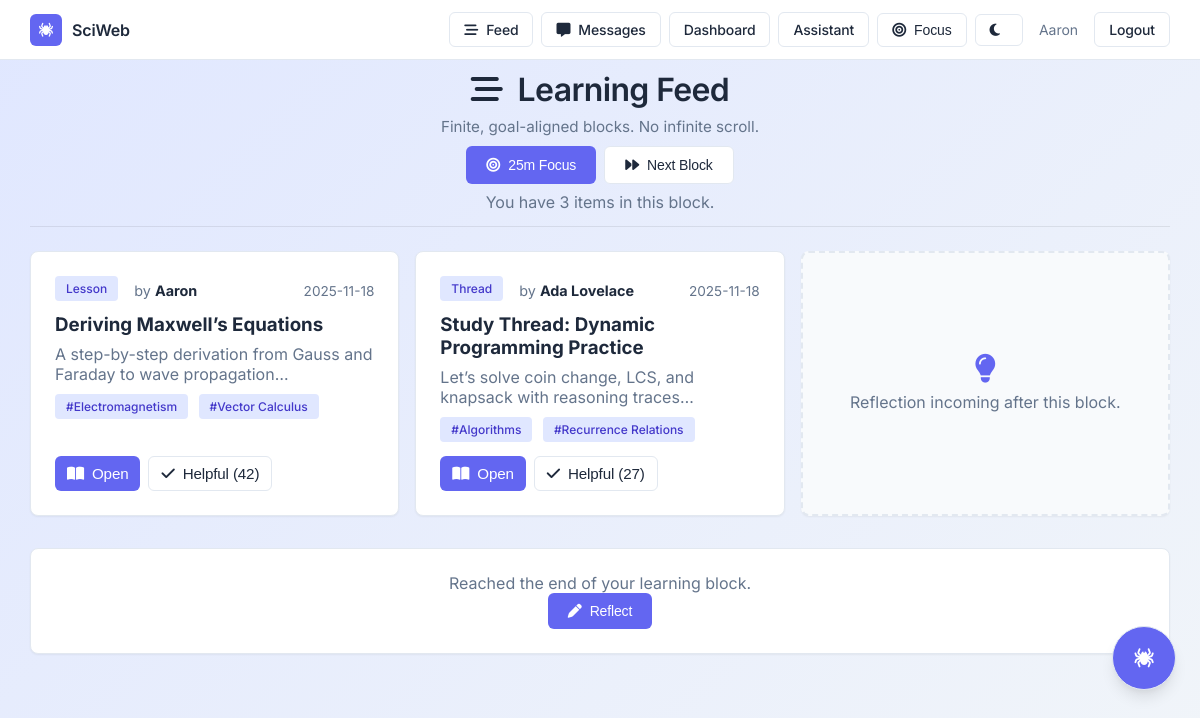
Page /feed (signed in) on the committed database.
### models.py (models this page shows, shortened)
class User(db.Model, UserMixin):
    __tablename__ = 'users'
    id = db.Column(db.Integer, primary_key=True)
    email = db.Column(db.String(255), unique=True, nullable=False)
    password_hash = db.Column(db.String(255), nullable=False)
    display_name = db.Column(db.String(120), nullable=False)
    created_at = db.Column(db.DateTime, default=datetime.utcnow, nullable=False)
    xp = db.Column(db.Integer, default=0, nullable=False)
    level = db.Column(db.Integer, default=1, nullable=False)
    streak_days = db.Column(db.Integer, default=0, nullable=False)
    last_activity_date = db.Column(db.Date, nullable=True)
    achievements = db.Column(db.JSON, default=list, nullable=True)  # List of achievement IDs
    projects = db.relationship('Project', backref='owner', lazy=True)

### app.py (the view)
@app.route('/feed')
@login_required
def feed():
    items = [
        {
            'id': 1,
            'author': current_user.display_name or current_user.email,
            'title': 'Deriving Maxwell’s Equations',
            'concepts': ['Electromagnetism', 'Vector Calculus'],
            'type': 'lesson',
            'helpfulness': 42,
            'preview': 'A step-by-step derivation from Gauss and Faraday to wave propagation…',
            'created': datetime.now().strftime('%Y-%m-%d')
        },
        {
            'id': 2,
            'author': 'Ada Lovelace',
            'title': 'Study Thread: Dynamic Programming Practice',
            'concepts': ['Algorithms', 'Recurrence Relations'],
            'type': 'thread',
            'helpfulness': 27,
            'preview': 'Let’s solve coin change, LCS, and knapsack with reasoning traces…',
            'created': datetime.now().strftime('%Y-%m-%d')
        },
    ]
    return render_template('feed.html', items=items)

### app.py (called while the page is built)
@login_manager.user_loader
def load_user(user_id):
    return db.session.get(User, int(user_id))

@app.context_processor
def inject_provider_status():
    return { 'PROVIDER_READY': bool(os.environ.get('OPENAI_API_KEY')) }

### templates/feed.html (shortened to what this page needs)
{% extends "base.html" %}
{% block content %}
<div class="page-header">
    <h1 class="page-title"><i class="fas fa-stream icon"></i> Learning Feed</h1>
    <p class="page-subtitle">Finite, goal-aligned blocks. No infinite scroll.</p>
    <div style="margin-top:10px; display:flex; gap:8px; justify-content:center; flex-wrap:wrap;">
        <button class="btn" onclick="window.SciwebFocus && SciwebFocus.start(25, 'Consume one learning block')"><i class="fas fa-bullseye icon"></i> 25m Focus</button>
        <button class="btn btn-secondary" id="nextBlockBtn"><i class="fas fa-forward icon"></i> Next Block</button>
    </div>
    <p style="color: var(--text-secondary); margin-top:8px;">You have 3 items in this block.</p>
    <hr style="margin:14px 0; border:0; height:1px; background: rgba(0,0,0,0.08);">
</div>
<div class="grid grid-2" id="feedBlock">
    {% for it in items %}
    <div class="card" style="display:flex; flex-direction:column;">
        <div style="display:flex; align-items:center; justify-content:space-between; margin-bottom:8px;">
            <div style="display:flex; align-items:center; gap:10px;">
                <span class="badge">{{ it.type|capitalize }}</span>
                <span style="color: var(--text-secondary); font-size:.9rem;">by <strong style="color: var(--text-primary);">{{ it.author }}</strong></span>
            </div>
            <span style="color: var(--text-secondary); font-size:.85rem;">{{ it.created }}</span>
        </div>
        <h3 style="color: var(--text-primary); margin-bottom:8px;">{{ it.title }}</h3>
        <p style="color: var(--text-secondary);">{{ it.preview }}</p>
        <div style="margin:10px 0;">
            {% for c in it.concepts %}
            <span class="badge" style="background: var(--accent-light); color: var(--accent-dark);">#{{ c }}</span>
            {% endfor %}
        </div>
        <div style="display:flex; gap:8px; margin-top:auto;">
            <button class="btn open-item" data-title="{{ it.title }}" data-preview="{{ it.preview }}" style="padding:8px 12px; font-size:.95rem;"><i class="fas fa-book-open icon"></i> Open</button>
            <button class="btn btn-secondary helpful-item" data-helpfulness="{{ it.helpfulness }}" style="padding:8px 12px; font-size:.95rem;"><i class="fas fa-check icon"></i> Helpful ({{ it.helpfulness }})</button>
        </div>
    </div>
    {% endfor %}
    <div class="card" style="display:flex; flex-direction:column; justify-content:center; align-items:center; min-height:180px; background: var(--surface-hover); border: 2px dashed var(--border);">
        <i class="fas fa-lightbulb" style="color:var(--accent); font-size:1.8rem;"></i>
        <p style="margin-top:8px; color: var(--text-secondary);">Reflection incoming after this block.</p>
    </div>
</div>
<div class="card" style="margin-top:16px; text-align:center;">
    <p style="color: var(--text-secondary);">Reached the end of your learning block.</p>
    <button class="btn" id="reflectBtn"><i class="fas fa-pen icon"></i> Reflect</button>
</div>
{% endblock %}

### templates/base.html (shortened to what this page needs)
<!DOCTYPE html>
<html lang="en">
<head>
    <link href="https://cdnjs.cloudflare.com/ajax/libs/font-awesome/6.4.0/css/all.min.css" rel="stylesheet">
    <link rel="stylesheet" href="{{ url_for('static', filename='css/design.css') }}">
</head>
<body>
    <header id="glassHeader" style="position: fixed; top: 0; left: 0; right: 0; z-index: 1200; background: var(--surface); border-bottom: 1px solid var(--border);">
        <div style="max-width:1180px; margin: 0 auto; padding: 12px 20px; display:flex; align-items:center; justify-content:space-between;">
            <a href="{{ url_for('dashboard') }}" style="display:flex; align-items:center; gap:10px; text-decoration:none;">
                <span style="width: 32px; height: 32px; border-radius:6px; display:inline-flex; align-items:center; justify-content:center; background: var(--accent);">
                    <i class="fas fa-spider" style="color: white; font-size: 0.875rem;"></i>
                </span>
                <span style="font-weight:600; color: var(--text-primary); font-size: 1rem; letter-spacing: -0.01em;">SciWeb</span>
            </a>
            <nav style="display:flex; gap:8px; align-items:center;">
                <a href="{{ url_for('feed') }}" class="btn btn-secondary" style="padding:8px 14px; font-size: 0.875rem;"><i class="fas fa-stream icon"></i> Feed</a>
                <a href="{{ url_for('messages') }}" class="btn btn-secondary" style="padding:8px 14px; font-size: 0.875rem;"><i class="fas fa-message icon"></i> Messages</a>
                <a href="{{ url_for('dashboard') }}" class="btn btn-secondary" style="padding:8px 14px; font-size: 0.875rem;">Dashboard</a>
                <a href="{{ url_for('assistant_hub') }}" class="btn btn-secondary" style="padding:8px 14px; font-size: 0.875rem;">Assistant</a>
                <button id="focusToggle" class="btn btn-secondary" style="padding:8px 14px; font-size:0.875rem;" type="button"><i class="fas fa-bullseye icon"></i> Focus</button>
                <button id="themeToggle" class="btn btn-secondary" style="padding:8px 14px; font-size:0.875rem;" type="button"><i class="fas fa-moon icon"></i></button>
                {% if current_user.is_authenticated %}
                <span style="color: var(--text-secondary); font-size:0.875rem; margin:0 8px;">{{ current_user.display_name or current_user.email }}</span>
                <a href="{{ url_for('logout') }}" class="btn btn-secondary" style="padding:8px 14px; font-size: 0.875rem;">Logout</a>
                {% else %}
                <a href="{{ url_for('login') }}" class="btn btn-secondary" style="padding:8px 14px; font-size: 0.875rem;">Login</a>
                <a href="{{ url_for('register') }}" class="btn" style="padding:8px 14px; font-size: 0.875rem;">Sign Up</a>
                {% endif %}
            </nav>
        </div>
    </header>
    <div class="container" id="pageContent" style="padding-top: 70px; position: relative; z-index: 2;">
        {% block content %}{% endblock %}
    </div>
    <div id="spiderAgent" style="position: fixed; right: 24px; bottom: 110px; z-index: 1900; display: none;">
        <div id="spiderFab" title="SciWeb Guide" style="width:64px; height:64px; border-radius:50%; display:flex; align-items:center; justify-content:center; box-shadow: var(--shadow-lg); cursor: grab; background: var(--accent); border: 1px solid var(--border);">
            <i class="fas fa-spider" style="font-size: 1.2rem; color: white;"></i>
        </div>
    </div>
</body>
</html>

### static/css/design.css (style rules this page uses)
:root { --bg-primary: #f8fafc; --bg-secondary: #ffffff; --bg-gradient-start: #e0e7ff; --bg-gradient-end: #f1f5f9; --accent: #6366f1; --accent-hover: #4f46e5; --accent-light: #e0e7ff; --accent-dark: #4338ca; --text-primary: #1e293b; --text-secondary: #64748b; --text-muted: #94a3b8; --border: #e2e8f0; --border-light: #f1f5f9; --surface: #ffffff; --surface-hover: #f8fafc; --input-bg: #ffffff; --input-border: #e2e8f0; --shadow-sm: 0 1px 2px 0 rgba(0, 0, 0, 0.05); --shadow-md: 0 4px 6px -1px rgba(0, 0, 0, 0.1), 0 2px 4px -1px rgba(0, 0, 0, 0.06); --shadow-lg: 0 10px 15px -3px rgba(0, 0, 0, 0.1), 0 4px 6px -2px rgba(0, 0, 0, 0.05); }

### templates/base.html (style rules this page uses)
:root { --bg-primary: #f8fafc; --bg-secondary: #ffffff; --bg-gradient-start: #e0e7ff; --bg-gradient-end: #f1f5f9; --accent: #6366f1; --accent-hover: #4f46e5; --accent-light: #e0e7ff; --accent-dark: #4338ca; --text-primary: #1e293b; --text-secondary: #64748b; --text-muted: #94a3b8; --border: #e2e8f0; --border-light: #f1f5f9; --surface: #ffffff; --surface-hover: #f8fafc; --input-bg: #ffffff; --input-border: #e2e8f0; --shadow-sm: 0 1px 2px 0 rgba(0, 0, 0, 0.05); --shadow-md: 0 4px 6px -1px rgba(0, 0, 0, 0.1), 0 2px 4px -1px rgba(0, 0, 0, 0.06); --shadow-lg: 0 10px 15px -3px rgba(0, 0, 0, 0.1), 0 4px 6px -2px rgba(0, 0, 0, 0.05); }
* { margin: 0; padding: 0; box-sizing: border-box; }
html, body { height: 100%; }
body { font-family: 'Inter', -apple-system, BlinkMacSystemFont, 'Segoe UI', 'Roboto', 'Oxygen', 'Ubuntu', 'Cantarell', sans-serif; background: linear-gradient(135deg, var(--bg-gradient-start) 0%, var(--bg-gradient-end) 100%); background-attachment: fixed; min-height: 100vh; color: var(--text-primary) !important; font-weight: 400; -webkit-font-smoothing: antialiased; -moz-osx-font-smoothing: grayscale; transition: background 0.3s ease, color 0.3s ease; }
body, .container { color: var(--text-primary); }
h1, h2, h3, h4, h5, h6, .page-title { color: var(--text-primary) !important; }
p, span, div, label, .page-subtitle { color: var(--text-primary); }
a:not(.btn):not(.back-btn) { color: var(--accent); }
.container { max-width: 1180px; margin: 0 auto; padding: 18px 20px 20px; animation: fadeInScale 0.6s ease-out; }
.page-header { text-align: center; margin-bottom: 24px; }
.page-title { color: var(--text-primary); font-size: 2rem; font-weight: 600; margin-bottom: 8px; letter-spacing: -0.02em; animation: fadeInUp 0.5s ease-out; }
.page-subtitle { color: var(--text-secondary) !important; font-size: 0.95rem; font-weight: 400; animation: fadeInUp 0.5s ease-out 0.1s both; }
.card { background: var(--surface); border-radius: 8px; padding: 24px; margin-bottom: 16px; box-shadow: var(--shadow-sm); border: 1px solid var(--border); transition: all 0.2s ease; }
.btn { display: inline-flex; align-items: center; justify-content: center; padding: 10px 20px; background: var(--accent); color: white !important; text-decoration: none; border-radius: 6px; font-weight: 500; font-size: 0.875rem; transition: all 0.15s ease; border: none; cursor: pointer; letter-spacing: -0.01em; }
.btn-secondary { background: var(--surface); color: var(--text-primary) !important; border: 1px solid var(--border); }
.grid { display: grid; gap: 16px; }
.grid-2 { grid-template-columns: repeat(auto-fit, minmax(300px, 1fr)); }
.badge { display: inline-block; background: var(--accent-light); color: var(--accent-dark) !important; padding: 4px 10px; border-radius: 4px; font-size: 0.75rem; font-weight: 500; margin-right: 6px; margin-bottom: 4px; border: 1px solid transparent; }
.icon { margin-right: 8px; transition: all 0.3s ease; }

### rows in the picture
User: display_name "Aaron", type "Lesson", author "Aaron", created "2025-11-18", title "Deriving Maxwell’s Equations", preview "A step-by-step derivation from Gauss and Faraday to wave propagation…", concepts "Electromagnetism" "Vector Calculus", helpfulness "42"

### other values in the picture
{{ it.type|capitalize }} "Thread"
{{ it.author }} "Ada Lovelace"
{{ it.created }} "2025-11-18"
{{ it.title }} "Study Thread: Dynamic Programming Practice"
{{ it.preview }} "Let’s solve coin change, LCS, and knapsack with reasoning traces…"
{{ c }} "Algorithms" "Recurrence Relations"
{{ it.helpfulness }} "27"
